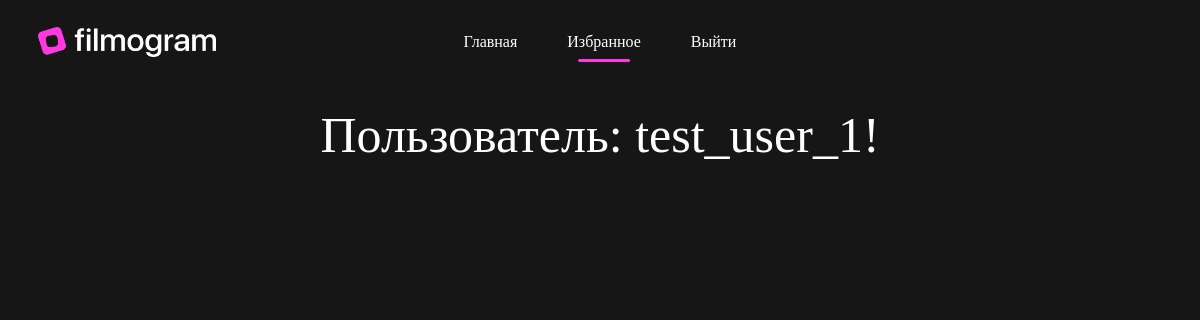
/user/test_user_1 (signed in), run on an earlier commit of the app's database.
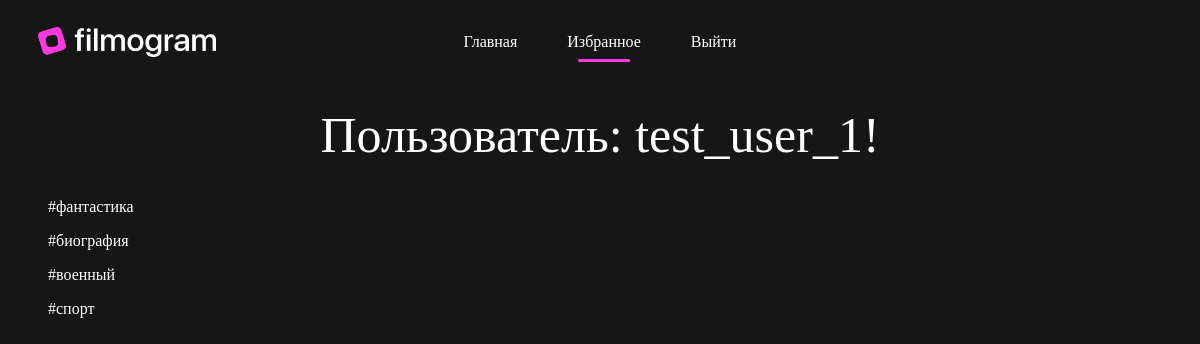
And on a later commit of the database.
### app/models.py (models this page shows, shortened)
class User(UserMixin, db.Model):
    id: so.Mapped[int] = so.mapped_column(primary_key=True)
    username: so.Mapped[str] = so.mapped_column(sa.String(64), index=True, unique=True)
    email: so.Mapped[str] = so.mapped_column(sa.String(128), index=True, unique=True)
    password_hash: so.Mapped[Optional[str]] = so.mapped_column(sa.String(256))
    movie_likes: so.Mapped['MovieLikes'] = so.relationship(back_populates='user')
    genre_likes: so.Mapped['GenreLikes'] = so.relationship(back_populates='user')

class Genre(db.Model):
    genre_id: so.Mapped[int] = so.mapped_column(primary_key=True)
    genre_name: so.Mapped[str] = so.mapped_column(sa.String(64), index=True, unique=True)
    genre_likes: so.Mapped['GenreLikes'] = so.relationship(back_populates='genre')

### app/routes.py (the view)
@app.route('/user/<username>')
@login_required
def user(username):
    user = db.first_or_404(sa.select(User).where(User.username == username))
    genre_likes = db.session.execute(sa.select(GenreLikes).where(GenreLikes.user_id == user.id)).scalars().all()
    genres = []
    for like in genre_likes:
        genre = db.session.scalar(sa.select(Genre).where(Genre.genre_id == like.genre_id))
        genres.append(genre.genre_name)
    print(genres)
    likes = [
        {'user_id': user, 'movie_id': 1},
        {'user_id': user, 'movie_id': 1},
    ]
    return render_template('user.html', user=user, genres=genres)

### app/models.py (called while the page is built)
@login.user_loader
def load_user(id):
    return db.session.get(User, int(id))

### app/templates/user.html
{% extends "base.html" %}
{% block content %}
    <h1>Пользователь: {{ user.username }}!</h1>
    {% for genre in genres %}
    <ul>{{ genre }}</ul>
    {% endfor %}
{% endblock %}

### app/templates/base.html (shortened to what this page needs)
<!doctype html>
<html>
    <head>
      <link rel="stylesheet" href="/static/style.css">
    </head>
    <body>
      <nav>
        <img src="../static/assets/logo.png" class="logo" alt="logo">
        <div class="nav_links">
          <a  href="{{ url_for('index') }}" class="{% if request.path == url_for('index') %}active{% endif %}">Главная</a>
          {% if current_user.is_anonymous %}
          <a href="{{ url_for('login') }}" class="{% if request.path == url_for('login') %}active{% endif %}">Войти</a>
          {% else %}
          <a href="{{ url_for('user', username=current_user.username) }}" class="{% if request.path == url_for('user', username=current_user.username) %}active{% endif %}">Избранное</a>
          <a href="{{ url_for('logout') }}" class="{% if request.path == url_for('logout') %}active{% endif %}">Выйти</a>
          {% endif %}
        </div>
      </nav>
        {% block content %}{% endblock %}
    </body>
</html>

### app/static/style.css (style rules this page uses)
body { font-family: "NAMU-1990"; background-color: #161616; color: #FFFFFF; }
h1 { font-family: "NAMU-1990"; font-size: 50px; text-align: center; color: white; margin-top: 30px; font-weight: 500; }
nav { display: flex; align-items: center; justify-content: center; position: relative; background-color: #161616; padding: 15px 30px; }
.logo { height: 30px; position: absolute; left: 30px; }
.nav_links { display: flex; gap: 20px; position: relative; }
.nav_links a { text-decoration: none; color: white; font-size: 16px; padding: 10px 15px; position: relative; }
.nav_links a::after { content: ""; display: block; width: 0; height: 3px; background-color: #FF38DF; border-radius: 2px; transition: width 0.2s ease-in-out; position: absolute; bottom: -1px; left: 50%; transform: translateX(-50%); }
.nav_links a.active::after { width: 50%; transition: width 0.2s ease-in-out; }

What changed in the data, as far as the page shows it:
now on this page (row edited): Genre: genre_name "#фантастика"
now on this page (row edited): Genre: genre_name "#биография"
now on this page (row edited): Genre: genre_name "#военный"
now on this page (row edited): Genre: genre_name "#спорт"
